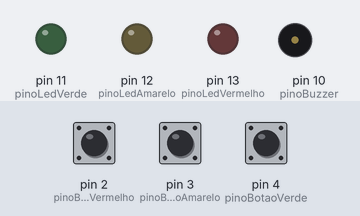
The sketch below on a simulated Arduino Uno, built with avr-gcc and run on an emulated ATmega328P. Shown: output pins drawn as LEDs (lit = HIGH), buzzer (waves = sounding). The inputs (shaded band) are chosen by the test bench; at power-on: pin 2 (pinoBotaoVermelho) LOW, pin 3 (pinoBotaoAmarelo) LOW, pin 4 (pinoBotaoVerde) LOW.

Above: at 1.2 s.
1.3 s: pin 2 (pinoBotaoVermelho) pulled HIGH for 0.15 s
At 2.6 s:
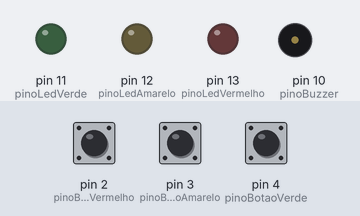
3.0 s: pin 3 (pinoBotaoAmarelo) pulled HIGH for 0.15 s
At 3.9 s:
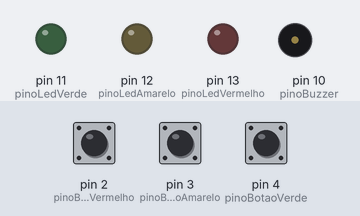
4.7 s: pin 4 (pinoBotaoVerde) pulled HIGH for 0.15 s
At 5.3 s:
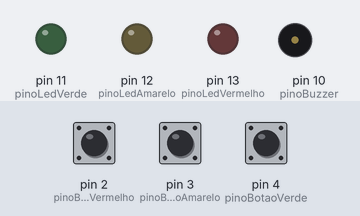
6.4 s: pin 2 (pinoBotaoVermelho) pulled HIGH for 1 s
At 7.2 s:
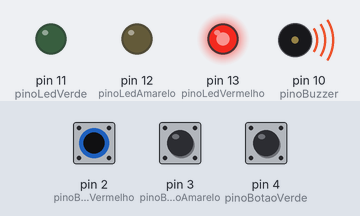
8.9 s: pin 2 (pinoBotaoVermelho) pulled HIGH for 3.2 s
At 13.3 s:
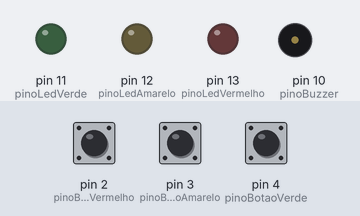
13.6 s: pin 3 (pinoBotaoAmarelo) pulled HIGH for 1 s
At 14.1 s:
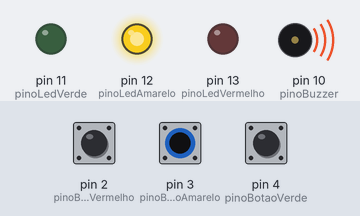
Timing chart, 0 to 16.6 s (numbered marks = the images above; inputs shaded):
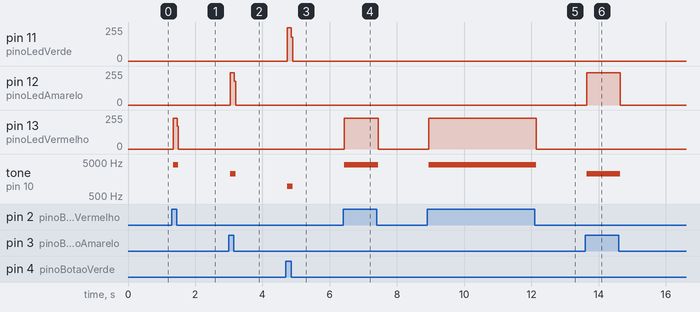

The sketch:

mod2_piano1.ino
```cpp
/*
Módulo 2 - Projeto Piano
*/
const int pinoLedVermelho = 13;
const int pinoLedAmarelo = 12;
const int pinoLedVerde = 11;
const int pinoBotaoVermelho = 2;
const int pinoBotaoAmarelo = 3;
const int pinoBotaoVerde = 4;
const int pinoBuzzer = 10; // O buzzer (piezo) será conectado ao pino 10
int estadoBotaoVermelho = 0;
int estadoBotaoAmarelo = 0;
int estadoBotaoVerde = 0;
int delayBuzzer = 0; // Variável para armazenar o tempo de espera do buzzer

void setup(){
  pinMode(pinoLedVermelho, OUTPUT);
  pinMode(pinoBotaoVermelho, INPUT);
  pinMode(pinoLedAmarelo, OUTPUT);
  pinMode(pinoBotaoAmarelo, INPUT);
  pinMode(pinoLedVerde, OUTPUT);
  pinMode(pinoBotaoVerde, INPUT);
  pinMode(pinoBuzzer, OUTPUT);  // O pino do buzzer deve ser configurado como saída
}

void loop(){
  estadoBotaoVermelho = digitalRead(pinoBotaoVermelho);
  estadoBotaoAmarelo = digitalRead(pinoBotaoAmarelo);
  estadoBotaoVerde = digitalRead(pinoBotaoVerde);

  if (estadoBotaoVermelho == HIGH){
  	digitalWrite(pinoLedVermelho, HIGH); // Liga led vermelho
    delayBuzzer = 100;
  }

  if (estadoBotaoAmarelo == HIGH){
    digitalWrite(pinoLedAmarelo, HIGH); // Liga led amarelo
    delayBuzzer = 200;
  }

  if (estadoBotaoVerde == HIGH){
    digitalWrite(pinoLedVerde, HIGH); // Liga led amarelo
    delayBuzzer = 500;
  }

  if(delayBuzzer > 0) {
    digitalWrite(pinoBuzzer, HIGH); // Liga o buzzer
    delayMicroseconds(delayBuzzer);
    digitalWrite(pinoBuzzer, LOW); // Desliga o buzzer
    delayMicroseconds(delayBuzzer);
    delayBuzzer = 0; // Evita que o som seja tocado constantemente
    digitalWrite(pinoLedVermelho, LOW);
    digitalWrite(pinoLedAmarelo, LOW);
    digitalWrite(pinoLedVerde, LOW);
  }

}
```

main.cpp
```cpp
#include <Arduino.h>

// put function declarations here:
int myFunction(int, int);

void setup() {
  // put your setup code here, to run once:
  int result = myFunction(2, 3);
}

void loop() {
  // put your main code here, to run repeatedly:
}

// put function definitions here:
int myFunction(int x, int y) {
  return x + y;
}
```

Measured:
- after the input at 1.3 s, pin 13 (pinoLedVermelho): 0/255 → 229/255 at once, → 0/255 0.12 s later; tone on pin 10 (pinoBuzzer): silent → 4191 Hz at once, → silent 0.16 s later
- after the input at 3.0 s, pin 12 (pinoLedAmarelo): 0/255 → 242/255 at once, → 0/255 0.12 s later; tone on pin 10 (pinoBuzzer): silent → 2280 Hz at once, → silent 0.16 s later
- after the input at 4.7 s, pin 11 (pinoLedVerde): 0/255 → 250/255 at once, → 0/255 0.12 s later; tone on pin 10 (pinoBuzzer): silent → 962 Hz at once, → silent 0.16 s later
- after the input at 6.4 s, pin 13 (pinoLedVermelho): 0/255 → 229/255 at once, → 0/255 1.0 s later; tone on pin 10 (pinoBuzzer): silent → 4191 Hz at once, → silent 1.0 s later
- after the input at 8.9 s, pin 13 (pinoLedVermelho): 0/255 → 229/255 at once, → 0/255 3.2 s later; tone on pin 10 (pinoBuzzer): silent → 4191 Hz at once, → silent 3.2 s later
- after the input at 13.6 s, pin 12 (pinoLedAmarelo): 0/255 → 242/255 at once, → 0/255 1.0 s later; tone on pin 10 (pinoBuzzer): silent → 2280 Hz at once, → silent 1.0 s later
